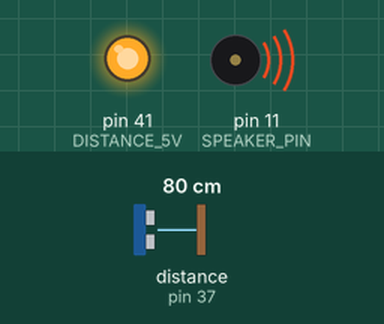
A sketch run on a simulated Arduino Mega 2560, built with avr-gcc and run on an emulated ATmega2560. On the bench: output pins drawn as LEDs (lit = HIGH), buzzer (waves = sounding). The inputs (shaded band) are chosen by the test bench; at power-on: distance to the obstacle (sensor on pin 37) 80 cm. The echo pulse lasts 58.3 µs per cm; what the sketch prints to the serial monitor is not drawn.

Above: at 0.2 s.
Timing chart, 0 to 3.0 s (numbered marks = the images above):
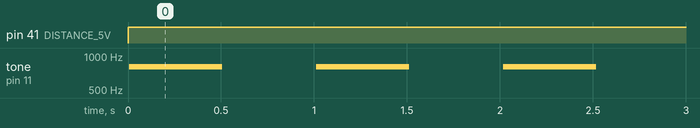

Measured:
- by itself, pin 41 (DISTANCE_5V): LOW → HIGH at 0.00 s
- by itself, tone on pin 11 (SPEAKER_PIN): alternates 800 Hz for 0.50 s and silent for 0.51 s

The sketch:

theremin.ino
```cpp
// Digital Out Number to Buzzer
const int SPEAKER_PIN = 11;

// Digital Out Number to Distance Meter
const int DISTANCE_5V = 41;
const int DISTANCE_TRIG = 39;
const int DISTANCE_ECHO = 37;
const int DISTANCE_GND = 35;

//// Include Library for Distance Meter HC-SR04
#include <HCSR04.h>
// Set Distance Meter On
UltraSonicDistanceSensor distanceSensor(DISTANCE_TRIG, DISTANCE_ECHO);

void setup() {
	// Set Buzzer Pin to Output Mode
	pinMode(SPEAKER_PIN, OUTPUT);

	// Set Distance Meter Pins to Output Mode
	pinMode(DISTANCE_5V, OUTPUT);
	pinMode(DISTANCE_GND, OUTPUT);
	pinMode(DISTANCE_TRIG, OUTPUT);
	pinMode(DISTANCE_ECHO, INPUT);

	// DEBUG on Board
	Serial.begin(9600);
}

void loop() {
	// Set Power Supply for Distance Meter
	digitalWrite(DISTANCE_5V, HIGH);
	digitalWrite(DISTANCE_GND, LOW);

	// Measure Distance in cantimeters
	double distance = distanceSensor.measureDistanceCm();

	// Distance out to Serial
	Serial.print(distance);
	Serial.println(" cm");

	// Convert cm to note
	double pitch = distance * 10;
	tone(SPEAKER_PIN, pitch, 500);

	delay(1000);
}
```
